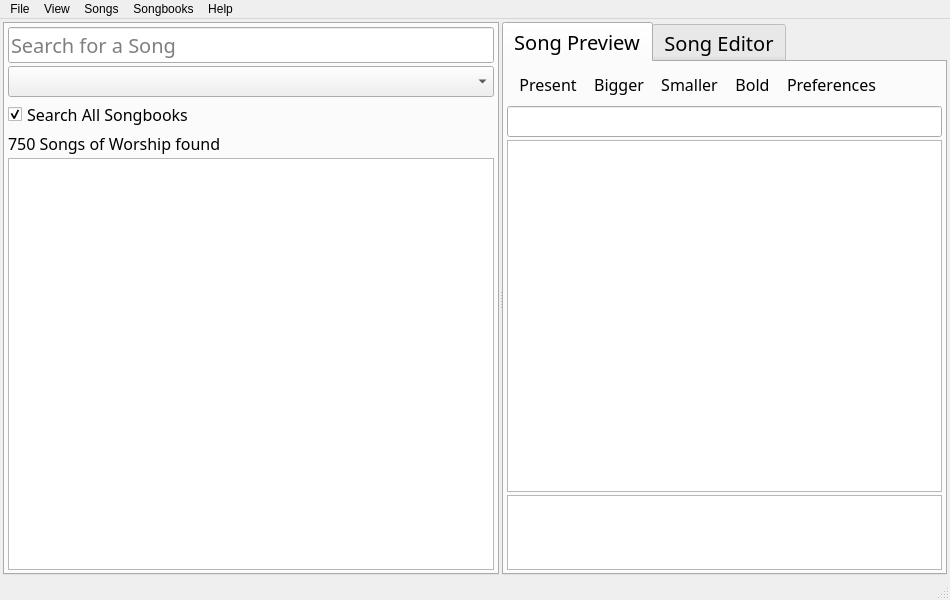
<?xml version="1.0" encoding="UTF-8"?>
<ui version="4.0">
 <class>vSongHome</class>
 <widget class="QMainWindow" name="vSongHome">
  <property name="geometry">
   <rect>
    <x>0</x>
    <y>0</y>
    <width>950</width>
    <height>600</height>
   </rect>
  </property>
  <property name="sizePolicy">
   <sizepolicy hsizetype="Preferred" vsizetype="Preferred">
    <horstretch>0</horstretch>
    <verstretch>0</verstretch>
   </sizepolicy>
  </property>
  <property name="minimumSize">
   <size>
    <width>400</width>
    <height>0</height>
   </size>
  </property>
  <property name="windowTitle">
   <string>vSongBook 4 pc</string>
  </property>
  <property name="windowIcon">
   <iconset resource="icons/icons.qrc">
    <normaloff>:/icons/appicon</normaloff>:/icons/appicon</iconset>
  </property>
  <widget class="QWidget" name="WidgetCentral">
   <property name="sizePolicy">
    <sizepolicy hsizetype="Minimum" vsizetype="Preferred">
     <horstretch>0</horstretch>
     <verstretch>0</verstretch>
    </sizepolicy>
   </property>
   <property name="minimumSize">
    <size>
     <width>400</width>
     <height>0</height>
    </size>
   </property>
   <layout class="QVBoxLayout" name="verticalLayout_7">
    <property name="spacing">
     <number>3</number>
    </property>
    <property name="leftMargin">
     <number>3</number>
    </property>
    <property name="topMargin">
     <number>3</number>
    </property>
    <property name="rightMargin">
     <number>3</number>
    </property>
    <property name="bottomMargin">
     <number>3</number>
    </property>
    <item>
     <widget class="QSplitter" name="SplitterMain">
      <property name="sizePolicy">
       <sizepolicy hsizetype="Preferred" vsizetype="Expanding">
        <horstretch>0</horstretch>
        <verstretch>0</verstretch>
       </sizepolicy>
      </property>
      <property name="orientation">
       <enum>Qt::Horizontal</enum>
      </property>
      <property name="handleWidth">
       <number>3</number>
      </property>
      <widget class="QWidget" name="verticalLayoutWidget_3">
       <layout class="QVBoxLayout" name="VLayoutLeft">
        <item>
         <widget class="QTabWidget" name="MainTabLeft">
          <property name="enabled">
           <bool>true</bool>
          </property>
          <property name="sizePolicy">
           <sizepolicy hsizetype="Minimum" vsizetype="Expanding">
            <horstretch>0</horstretch>
            <verstretch>0</verstretch>
           </sizepolicy>
          </property>
          <property name="minimumSize">
           <size>
            <width>350</width>
            <height>0</height>
           </size>
          </property>
          <property name="maximumSize">
           <size>
            <width>16777215</width>
            <height>16777215</height>
           </size>
          </property>
          <property name="sizeIncrement">
           <size>
            <width>400</width>
            <height>0</height>
           </size>
          </property>
          <property name="font">
           <font>
            <family>Trebuchet MS</family>
            <pointsize>15</pointsize>
            <weight>50</weight>
            <bold>false</bold>
           </font>
          </property>
          <property name="tabPosition">
           <enum>QTabWidget::North</enum>
          </property>
          <property name="tabShape">
           <enum>QTabWidget::Rounded</enum>
          </property>
          <property name="currentIndex">
           <number>0</number>
          </property>
          <property name="movable">
           <bool>true</bool>
          </property>
          <property name="tabBarAutoHide">
           <bool>true</bool>
          </property>
          <widget class="QWidget" name="WdgSearch">
           <property name="font">
            <font>
             <family>Trebuchet MS</family>
             <pointsize>12</pointsize>
             <weight>50</weight>
             <bold>false</bold>
            </font>
           </property>
           <property name="statusTip">
            <string extracomment="Search for a Song"/>
           </property>
           <property name="accessibleName">
            <string extracomment="This has to be equal to the tab title in all the main tabs">Search</string>
           </property>
           <attribute name="title">
            <string>Search</string>
           </attribute>
           <layout class="QVBoxLayout" name="verticalLayout_2">
            <property name="spacing">
             <number>3</number>
            </property>
            <property name="leftMargin">
             <number>3</number>
            </property>
            <property name="topMargin">
             <number>3</number>
            </property>
            <property name="rightMargin">
             <number>3</number>
            </property>
            <property name="bottomMargin">
             <number>3</number>
            </property>
            <item>
             <widget class="QLineEdit" name="TxtSearch">
              <property name="sizePolicy">
               <sizepolicy hsizetype="Preferred" vsizetype="Fixed">
                <horstretch>0</horstretch>
                <verstretch>0</verstretch>
               </sizepolicy>
              </property>
              <property name="font">
               <font>
                <family>Trebuchet MS</family>
                <pointsize>15</pointsize>
                <weight>50</weight>
                <bold>false</bold>
               </font>
              </property>
              <property name="placeholderText">
               <string>Search for a Song</string>
              </property>
             </widget>
            </item>
            <item>
             <widget class="QComboBox" name="CmbSongbooks">
              <property name="currentText">
               <string/>
              </property>
             </widget>
            </item>
            <item>
             <widget class="QCheckBox" name="ChkSearchCriteria">
              <property name="sizePolicy">
               <sizepolicy hsizetype="Preferred" vsizetype="Fixed">
                <horstretch>0</horstretch>
                <verstretch>0</verstretch>
               </sizepolicy>
              </property>
              <property name="text">
               <string>Search All Songbooks</string>
              </property>
              <property name="checked">
               <bool>true</bool>
              </property>
             </widget>
            </item>
            <item>
             <widget class="QLabel" name="LblResult">
              <property name="sizePolicy">
               <sizepolicy hsizetype="Preferred" vsizetype="Minimum">
                <horstretch>0</horstretch>
                <verstretch>0</verstretch>
               </sizepolicy>
              </property>
              <property name="text">
               <string>750 Songs of Worship found</string>
              </property>
             </widget>
            </item>
            <item>
             <widget class="QListView" name="LstResults">
              <property name="sizePolicy">
               <sizepolicy hsizetype="Preferred" vsizetype="Expanding">
                <horstretch>0</horstretch>
                <verstretch>0</verstretch>
               </sizepolicy>
              </property>
             </widget>
            </item>
           </layout>
          </widget>
         </widget>
        </item>
       </layout>
      </widget>
      <widget class="QWidget" name="verticalLayoutWidget_4">
       <layout class="QVBoxLayout" name="VLayoutRight">
        <item>
         <widget class="QTabWidget" name="MainTabRight">
          <property name="enabled">
           <bool>true</bool>
          </property>
          <property name="sizePolicy">
           <sizepolicy hsizetype="Expanding" vsizetype="Expanding">
            <horstretch>0</horstretch>
            <verstretch>0</verstretch>
           </sizepolicy>
          </property>
          <property name="minimumSize">
           <size>
            <width>0</width>
            <height>0</height>
           </size>
          </property>
          <property name="font">
           <font>
            <family>Trebuchet MS</family>
            <pointsize>15</pointsize>
            <weight>50</weight>
            <bold>false</bold>
           </font>
          </property>
          <property name="tabPosition">
           <enum>QTabWidget::North</enum>
          </property>
          <property name="tabShape">
           <enum>QTabWidget::Rounded</enum>
          </property>
          <property name="currentIndex">
           <number>0</number>
          </property>
          <property name="movable">
           <bool>true</bool>
          </property>
          <property name="tabBarAutoHide">
           <bool>true</bool>
          </property>
          <widget class="QWidget" name="WdgPreview">
           <property name="font">
            <font>
             <family>Trebuchet MS</family>
             <pointsize>12</pointsize>
             <weight>50</weight>
             <bold>false</bold>
            </font>
           </property>
           <property name="accessibleName">
            <string extracomment="This has to be equal to the tab title in all the main tabs">History</string>
           </property>
           <attribute name="title">
            <string>Song Preview</string>
           </attribute>
           <layout class="QVBoxLayout" name="LayoutPreview">
            <property name="spacing">
             <number>3</number>
            </property>
            <property name="leftMargin">
             <number>3</number>
            </property>
            <property name="topMargin">
             <number>3</number>
            </property>
            <property name="rightMargin">
             <number>3</number>
            </property>
            <property name="bottomMargin">
             <number>3</number>
            </property>
            <item>
             <widget class="QToolBar" name="ToolbarPreview">
              <property name="windowTitle">
               <string notr="true">toolBar1</string>
              </property>
              <property name="toolButtonStyle">
               <enum>Qt::ToolButtonTextBesideIcon</enum>
              </property>
              <addaction name="actionPresent"/>
              <addaction name="actionBigger"/>
              <addaction name="actionSmaller"/>
              <addaction name="actionBold"/>
              <addaction name="actionPreferences"/>
             </widget>
            </item>
            <item>
             <widget class="QLineEdit" name="TxtPreviewTitle">
              <property name="readOnly">
               <bool>true</bool>
              </property>
             </widget>
            </item>
            <item>
             <widget class="QPlainTextEdit" name="TxtPreviewContent">
              <property name="sizePolicy">
               <sizepolicy hsizetype="Expanding" vsizetype="Expanding">
                <horstretch>0</horstretch>
                <verstretch>0</verstretch>
               </sizepolicy>
              </property>
              <property name="frameShadow">
               <enum>QFrame::Sunken</enum>
              </property>
              <property name="verticalScrollBarPolicy">
               <enum>Qt::ScrollBarAsNeeded</enum>
              </property>
              <property name="horizontalScrollBarPolicy">
               <enum>Qt::ScrollBarAlwaysOff</enum>
              </property>
              <property name="readOnly">
               <bool>true</bool>
              </property>
             </widget>
            </item>
            <item>
             <widget class="QPlainTextEdit" name="TxtPreviewAlias">
              <property name="sizePolicy">
               <sizepolicy hsizetype="Expanding" vsizetype="Maximum">
                <horstretch>0</horstretch>
                <verstretch>0</verstretch>
               </sizepolicy>
              </property>
              <property name="minimumSize">
               <size>
                <width>0</width>
                <height>75</height>
               </size>
              </property>
              <property name="maximumSize">
               <size>
                <width>16777215</width>
                <height>75</height>
               </size>
              </property>
              <property name="readOnly">
               <bool>true</bool>
              </property>
             </widget>
            </item>
           </layout>
          </widget>
          <widget class="QWidget" name="WdgEditor">
           <property name="font">
            <font>
             <family>Trebuchet MS</family>
             <pointsize>12</pointsize>
             <weight>50</weight>
             <bold>false</bold>
            </font>
           </property>
           <property name="accessibleName">
            <string extracomment="This has to be equal to the tab title in all the main tabs">History</string>
           </property>
           <attribute name="title">
            <string>Song Editor</string>
           </attribute>
           <layout class="QVBoxLayout" name="LayoutEditor">
            <property name="spacing">
             <number>3</number>
            </property>
            <property name="leftMargin">
             <number>3</number>
            </property>
            <property name="topMargin">
             <number>3</number>
            </property>
            <property name="rightMargin">
             <number>3</number>
            </property>
            <property name="bottomMargin">
             <number>3</number>
            </property>
            <item>
             <widget class="QToolBar" name="ToolbarEditor">
              <property name="windowTitle">
               <string notr="true">toolBar1</string>
              </property>
              <property name="toolButtonStyle">
               <enum>Qt::ToolButtonTextBesideIcon</enum>
              </property>
              <addaction name="actionSave"/>
              <addaction name="actionDelete"/>
              <addaction name="actionCancel"/>
             </widget>
            </item>
            <item>
             <widget class="QLineEdit" name="TxtEditorTitle"/>
            </item>
            <item>
             <widget class="QPlainTextEdit" name="TxtEditorContent">
              <property name="horizontalScrollBarPolicy">
               <enum>Qt::ScrollBarAlwaysOff</enum>
              </property>
             </widget>
            </item>
           </layout>
          </widget>
         </widget>
        </item>
       </layout>
      </widget>
     </widget>
    </item>
   </layout>
  </widget>
  <widget class="QStatusBar" name="statusbar"/>
  <widget class="QMenuBar" name="menuBar">
   <property name="geometry">
    <rect>
     <x>0</x>
     <y>0</y>
     <width>950</width>
     <height>22</height>
    </rect>
   </property>
   <widget class="QMenu" name="menuFile">
    <property name="title">
     <string>File</string>
    </property>
    <widget class="QMenu" name="menuPreferences">
     <property name="title">
      <string>Preferences</string>
     </property>
     <addaction name="actionReset_Settings"/>
     <addaction name="actionManage_Settings"/>
    </widget>
    <addaction name="menuPreferences"/>
    <addaction name="actionHow_it_Works"/>
    <addaction name="actionAbout"/>
    <addaction name="actionExit"/>
   </widget>
   <widget class="QMenu" name="menuSongs">
    <property name="title">
     <string>Songs</string>
    </property>
    <addaction name="actionNew_Song"/>
    <addaction name="actionEdit_Song"/>
    <addaction name="actionDelete_Song"/>
   </widget>
   <widget class="QMenu" name="menuSongbooks">
    <property name="title">
     <string>Songbooks</string>
    </property>
    <addaction name="actionNew_Songbook"/>
    <addaction name="actionEdit_Songbook"/>
    <addaction name="actionManage_Songbooks"/>
    <addaction name="actionUpdate_Songbooks"/>
   </widget>
   <widget class="QMenu" name="menuSupport">
    <property name="title">
     <string>Help</string>
    </property>
    <addaction name="actionDonate"/>
    <addaction name="actionContribute"/>
    <addaction name="actionCheck_Updates"/>
   </widget>
   <widget class="QMenu" name="menuView">
    <property name="title">
     <string>View</string>
    </property>
    <addaction name="actionPresent_Song"/>
    <addaction name="separator"/>
    <addaction name="actionSmaller_Font"/>
    <addaction name="actionBigger_Font"/>
    <addaction name="separator"/>
    <addaction name="actionChange_Font"/>
    <addaction name="actionBold_Text"/>
   </widget>
   <addaction name="menuFile"/>
   <addaction name="menuView"/>
   <addaction name="menuSongs"/>
   <addaction name="menuSongbooks"/>
   <addaction name="menuSupport"/>
  </widget>
  <action name="actionSave">
   <property name="icon">
    <iconset resource="icons/icons.qrc">
     <normaloff>:/icons/check.png</normaloff>:/icons/check.png</iconset>
   </property>
   <property name="text">
    <string>Save Song</string>
   </property>
   <property name="iconText">
    <string>Save Changes</string>
   </property>
  </action>
  <action name="actionDelete">
   <property name="icon">
    <iconset resource="icons/icons.qrc">
     <normaloff>:/icons/delete.png</normaloff>:/icons/delete.png</iconset>
   </property>
   <property name="text">
    <string>Delete Song</string>
   </property>
  </action>
  <action name="actionCancel">
   <property name="icon">
    <iconset resource="icons/icons.qrc">
     <normaloff>:/icons/cancel</normaloff>:/icons/cancel</iconset>
   </property>
   <property name="text">
    <string>Cancel</string>
   </property>
  </action>
  <action name="actionPresent">
   <property name="icon">
    <iconset resource="icons/icons.qrc">
     <normaloff>:/icons/present.png</normaloff>:/icons/present.png</iconset>
   </property>
   <property name="text">
    <string>Present</string>
   </property>
   <property name="toolTip">
    <string>Present Song</string>
   </property>
   <property name="shortcut">
    <string>F5</string>
   </property>
  </action>
  <action name="actionPrevious">
   <property name="icon">
    <iconset resource="icons/icons.qrc">
     <normaloff>:/icons/last.png</normaloff>:/icons/last.png</iconset>
   </property>
   <property name="text">
    <string>Previous</string>
   </property>
   <property name="toolTip">
    <string>Previous Song</string>
   </property>
   <property name="shortcut">
    <string>Left</string>
   </property>
  </action>
  <action name="actionNext">
   <property name="icon">
    <iconset resource="icons/icons.qrc">
     <normaloff>:/icons/next.png</normaloff>:/icons/next.png</iconset>
   </property>
   <property name="text">
    <string>Next</string>
   </property>
   <property name="toolTip">
    <string>Next Song</string>
   </property>
   <property name="shortcut">
    <string>Right</string>
   </property>
  </action>
  <action name="actionBigger">
   <property name="icon">
    <iconset resource="icons/icons.qrc">
     <normaloff>:/icons/bigger.png</normaloff>:/icons/bigger.png</iconset>
   </property>
   <property name="text">
    <string>Bigger</string>
   </property>
   <property name="toolTip">
    <string>Bigger Text</string>
   </property>
   <property name="shortcut">
    <string>Up</string>
   </property>
  </action>
  <action name="actionSmaller">
   <property name="icon">
    <iconset resource="icons/icons.qrc">
     <normaloff>:/icons/smaller.png</normaloff>:/icons/smaller.png</iconset>
   </property>
   <property name="text">
    <string>Smaller</string>
   </property>
   <property name="toolTip">
    <string>Smaller Text</string>
   </property>
   <property name="shortcut">
    <string>Down</string>
   </property>
  </action>
  <action name="actionBold">
   <property name="icon">
    <iconset resource="icons/icons.qrc">
     <normaloff>:/icons/bold.png</normaloff>:/icons/bold.png</iconset>
   </property>
   <property name="text">
    <string>Bold</string>
   </property>
   <property name="toolTip">
    <string>Make Bold</string>
   </property>
   <property name="shortcut">
    <string>Shift+B</string>
   </property>
  </action>
  <action name="actionExit">
   <property name="icon">
    <iconset resource="icons/icons.qrc">
     <normaloff>:/icons/close</normaloff>:/icons/close</iconset>
   </property>
   <property name="text">
    <string>Exit</string>
   </property>
  </action>
  <action name="actionAbout">
   <property name="icon">
    <iconset resource="icons/icons.qrc">
     <normaloff>:/icons/browser_open</normaloff>:/icons/browser_open</iconset>
   </property>
   <property name="text">
    <string>About</string>
   </property>
  </action>
  <action name="actionHow_it_Works">
   <property name="icon">
    <iconset resource="icons/icons.qrc">
     <normaloff>:/icons/whatis</normaloff>:/icons/whatis</iconset>
   </property>
   <property name="text">
    <string>How it Works</string>
   </property>
  </action>
  <action name="actionReset_Settings">
   <property name="icon">
    <iconset resource="icons/icons.qrc">
     <normaloff>:/icons/remove_extension</normaloff>:/icons/remove_extension</iconset>
   </property>
   <property name="text">
    <string>Reset Settings</string>
   </property>
  </action>
  <action name="actionManage_Settings">
   <property name="icon">
    <iconset resource="icons/icons.qrc">
     <normaloff>:/icons/settings</normaloff>:/icons/settings</iconset>
   </property>
   <property name="text">
    <string>Manage Settings</string>
   </property>
  </action>
  <action name="actionNew_Song">
   <property name="icon">
    <iconset resource="icons/icons.qrc">
     <normaloff>:/icons/field_add</normaloff>:/icons/field_add</iconset>
   </property>
   <property name="text">
    <string>New Song</string>
   </property>
   <property name="shortcut">
    <string>Ctrl+N</string>
   </property>
  </action>
  <action name="actionEdit_Song">
   <property name="icon">
    <iconset resource="icons/icons.qrc">
     <normaloff>:/icons/edit_cond_formats.png</normaloff>:/icons/edit_cond_formats.png</iconset>
   </property>
   <property name="text">
    <string>Edit Song</string>
   </property>
   <property name="shortcut">
    <string>Ctrl+E</string>
   </property>
  </action>
  <action name="actionDelete_Song">
   <property name="icon">
    <iconset resource="icons/icons.qrc">
     <normaloff>:/icons/delete.png</normaloff>:/icons/delete.png</iconset>
   </property>
   <property name="text">
    <string>Delete Song</string>
   </property>
   <property name="shortcut">
    <string>Ctrl+D</string>
   </property>
  </action>
  <action name="actionNew_Songbook">
   <property name="icon">
    <iconset resource="icons/icons.qrc">
     <normaloff>:/icons/field_add</normaloff>:/icons/field_add</iconset>
   </property>
   <property name="text">
    <string>New Songbook</string>
   </property>
   <property name="shortcut">
    <string>Shift+N</string>
   </property>
  </action>
  <action name="actionEdit_Songbook">
   <property name="icon">
    <iconset resource="icons/icons.qrc">
     <normaloff>:/icons/edit_cond_formats.png</normaloff>:/icons/edit_cond_formats.png</iconset>
   </property>
   <property name="text">
    <string>Edit Songbook</string>
   </property>
   <property name="shortcut">
    <string>Shift+E</string>
   </property>
  </action>
  <action name="actionManage_Songbooks">
   <property name="icon">
    <iconset resource="icons/icons.qrc">
     <normaloff>:/icons/project_save_as</normaloff>:/icons/project_save_as</iconset>
   </property>
   <property name="text">
    <string>Manage Songbooks</string>
   </property>
   <property name="shortcut">
    <string>Ctrl+B</string>
   </property>
  </action>
  <action name="actionUpdate_Songbooks">
   <property name="icon">
    <iconset resource="icons/icons.qrc">
     <normaloff>:/icons/refresh</normaloff>:/icons/refresh</iconset>
   </property>
   <property name="text">
    <string>Update Songbooks</string>
   </property>
   <property name="shortcut">
    <string>Shift+U</string>
   </property>
  </action>
  <action name="actionDonate">
   <property name="icon">
    <iconset resource="icons/icons.qrc">
     <normaloff>:/icons/filter</normaloff>:/icons/filter</iconset>
   </property>
   <property name="text">
    <string>Donate</string>
   </property>
  </action>
  <action name="actionContribute">
   <property name="icon">
    <iconset resource="icons/icons.qrc">
     <normaloff>:/icons/add_record</normaloff>:/icons/add_record</iconset>
   </property>
   <property name="text">
    <string>Contribute</string>
   </property>
  </action>
  <action name="actionCheck_Updates">
   <property name="icon">
    <iconset resource="icons/icons.qrc">
     <normaloff>:/icons/refresh</normaloff>:/icons/refresh</iconset>
   </property>
   <property name="text">
    <string>Check Updates</string>
   </property>
   <property name="shortcut">
    <string>Ctrl+U</string>
   </property>
  </action>
  <action name="actionPresent_Song">
   <property name="icon">
    <iconset resource="icons/icons.qrc">
     <normaloff>:/icons/present.png</normaloff>:/icons/present.png</iconset>
   </property>
   <property name="text">
    <string>Present Song</string>
   </property>
  </action>
  <action name="actionPrevious_Song">
   <property name="icon">
    <iconset resource="icons/icons.qrc">
     <normaloff>:/icons/last.png</normaloff>:/icons/last.png</iconset>
   </property>
   <property name="text">
    <string>Previous Song</string>
   </property>
  </action>
  <action name="actionNext_Song">
   <property name="icon">
    <iconset resource="icons/icons.qrc">
     <normaloff>:/icons/next.png</normaloff>:/icons/next.png</iconset>
   </property>
   <property name="text">
    <string>Next Song</string>
   </property>
  </action>
  <action name="actionBigger_Font">
   <property name="icon">
    <iconset resource="icons/icons.qrc">
     <normaloff>:/icons/bigger.png</normaloff>:/icons/bigger.png</iconset>
   </property>
   <property name="text">
    <string>Bigger Font</string>
   </property>
  </action>
  <action name="actionSmaller_Font">
   <property name="icon">
    <iconset resource="icons/icons.qrc">
     <normaloff>:/icons/smaller.png</normaloff>:/icons/smaller.png</iconset>
   </property>
   <property name="text">
    <string>Smaller Font</string>
   </property>
  </action>
  <action name="actionChange_Font">
   <property name="icon">
    <iconset resource="icons/icons.qrc">
     <normaloff>:/icons/font.png</normaloff>:/icons/font.png</iconset>
   </property>
   <property name="text">
    <string>Change Font</string>
   </property>
  </action>
  <action name="actionBold_Text">
   <property name="icon">
    <iconset resource="icons/icons.qrc">
     <normaloff>:/icons/bold.png</normaloff>:/icons/bold.png</iconset>
   </property>
   <property name="text">
    <string>Bold Text</string>
   </property>
  </action>
  <action name="actionPreferences">
   <property name="icon">
    <iconset resource="icons/icons.qrc">
     <normaloff>:/icons/keyword</normaloff>:/icons/keyword</iconset>
   </property>
   <property name="text">
    <string>Preferences</string>
   </property>
   <property name="shortcut">
    <string>Ctrl+P</string>
   </property>
  </action>
 </widget>
 <resources>
  <include location="icons/icons.qrc"/>
 </resources>
 <connections/>
 <slots>
  <slot>fileOpen()</slot>
  <slot>fileClose()</slot>
  <slot>browseFind(bool)</slot>
  <slot>refresh()</slot>
  <slot>compact()</slot>
  <slot>helpWhatsThis()</slot>
  <slot>mainTabSelected(int)</slot>
  <slot>executeQuery()</slot>
  <slot>importTableFromCSV()</slot>
  <slot>exportTableToCSV()</slot>
  <slot>fileRevert()</slot>
  <slot>fileSave()</slot>
  <slot>deleteIndex()</slot>
  <slot>createIndex()</slot>
  <slot>createTable()</slot>
  <slot>deleteObject()</slot>
  <slot>editObject()</slot>
  <slot>editTablePopup()</slot>
  <slot>addField()</slot>
  <slot>editField()</slot>
  <slot>exportDatabaseToSQL()</slot>
  <slot>importDatabaseFromSQL()</slot>
  <slot>openPreferences()</slot>
  <slot>createTreeContextMenu(QPoint)</slot>
  <slot>changeTreeSelection()</slot>
  <slot>fileNew()</slot>
  <slot>helpAbout()</slot>
  <slot>deleteField()</slot>
  <slot>loadPragmas()</slot>
  <slot>savePragmas()</slot>
  <slot>copy()</slot>
  <slot>closeSqlTab(int)</slot>
  <slot>openSqlTab()</slot>
  <slot>openSqlFile()</slot>
  <slot>saveSqlFile()</slot>
  <slot>loadExtension()</slot>
  <slot>loadProject()</slot>
  <slot>saveProject()</slot>
  <slot>fileAttach()</slot>
  <slot>editEncryption()</slot>
  <slot>saveSqlFileAs()</slot>
  <slot>switchToBrowseDataTab()</slot>
  <slot>copyCurrentCreateStatement()</slot>
  <slot>browseDataFetchAllData()</slot>
  <slot>exportTableToJson()</slot>
  <slot>fileOpenReadOnly()</slot>
  <slot>saveSqlResultsAsCsv()</slot>
  <slot>saveSqlResultsAsView()</slot>
  <slot>changeSqlTab(int)</slot>
  <slot>renameSqlTab(int)</slot>
  <slot>fileNewInMemoryDatabase()</slot>
  <slot>showContextMenuSqlTabBar(QPoint)</slot>
 </slots>
</ui>
